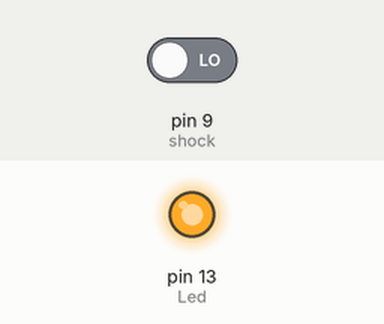
Simulated run of this sketch. Board: Arduino Uno, built with avr-gcc and run on an emulated ATmega328P. Shown: output pins drawn as LEDs (lit = HIGH). The test bench sets the inputs (shaded band); at power-on: pin 9 (shock) LOW.

Above: at 1.2 s.
1.3 s: pin 9 (shock) driven HIGH
At 2.4 s:
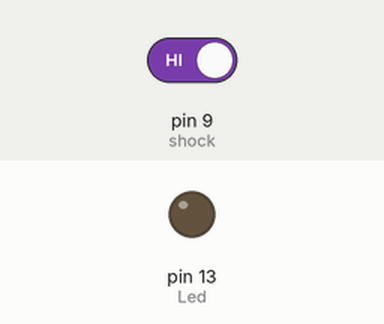
2.8 s: pin 9 (shock) driven LOW
At 3.5 s:
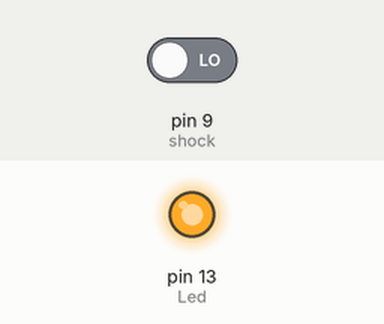
Timing chart, 0 to 5.8 s (numbered marks = the images above; inputs shaded):
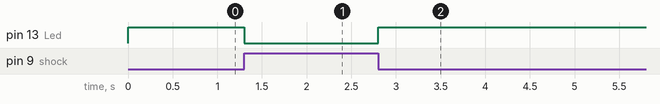

Measured:
- after the input at 1.3 s, pin 13 (Led): HIGH → LOW at once
- after the input at 2.8 s, pin 13 (Led): LOW → HIGH at once

The sketch:

Knock_sensor.ino
```cpp
int Led=13;
int shock=9;
int val;
void setup() {
  // put your setup code here, to run once:
  pinMode(Led,OUTPUT);
  pinMode(shock,INPUT);

}

void loop() {
  // put your main code here, to run repeatedly:
  val=digitalRead(shock);
  if(val==HIGH){
    digitalWrite(Led,LOW);
  }
  else{
    digitalWrite(Led,HIGH);
  }

}
```
